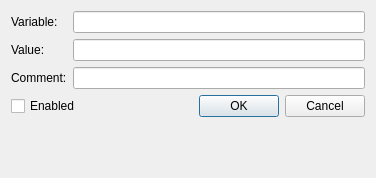
<?xml version="1.0" encoding="UTF-8"?>
<ui version="4.0">
 <class>VariableDialog</class>
 <widget class="QWidget" name="VariableDialog">
  <property name="geometry">
   <rect>
    <x>0</x>
    <y>0</y>
    <width>376</width>
    <height>178</height>
   </rect>
  </property>
  <property name="windowTitle">
   <string>Dialog</string>
  </property>
  <layout class="QVBoxLayout" name="verticalLayout">
   <item>
    <layout class="QHBoxLayout" name="horizontalLayout">
     <item>
      <layout class="QVBoxLayout" name="verticalLayout_1">
       <item>
        <widget class="QLabel" name="varLabel">
         <property name="text">
          <string>Variable:</string>
         </property>
        </widget>
       </item>
       <item>
        <widget class="QLabel" name="valLabel">
         <property name="text">
          <string>Value:</string>
         </property>
        </widget>
       </item>
       <item>
        <widget class="QLabel" name="commentLabel">
         <property name="text">
          <string>Comment:</string>
         </property>
        </widget>
       </item>
      </layout>
     </item>
     <item>
      <layout class="QVBoxLayout" name="verticalLayout_2">
       <item>
        <widget class="QLineEdit" name="varEdit">
         <property name="minimumSize">
          <size>
           <width>250</width>
           <height>0</height>
          </size>
         </property>
         <property name="clearButtonEnabled">
          <bool>true</bool>
         </property>
        </widget>
       </item>
       <item>
        <widget class="QLineEdit" name="valEdit">
         <property name="clearButtonEnabled">
          <bool>true</bool>
         </property>
        </widget>
       </item>
       <item>
        <widget class="QLineEdit" name="commentEdit">
         <property name="clearButtonEnabled">
          <bool>true</bool>
         </property>
        </widget>
       </item>
      </layout>
     </item>
    </layout>
   </item>
   <item>
    <layout class="QHBoxLayout" name="horizontalLayout_2">
     <item>
      <widget class="QCheckBox" name="enabledCheckBox">
       <property name="text">
        <string>Enabled</string>
       </property>
      </widget>
     </item>
     <item>
      <widget class="QDialogButtonBox" name="buttonBox">
       <property name="standardButtons">
        <set>QDialogButtonBox::Cancel|QDialogButtonBox::Ok</set>
       </property>
      </widget>
     </item>
    </layout>
   </item>
   <item>
    <widget class="QLabel" name="errorLabel"/>
   </item>
  </layout>
 </widget>
 <resources/>
 <connections/>
</ui>
